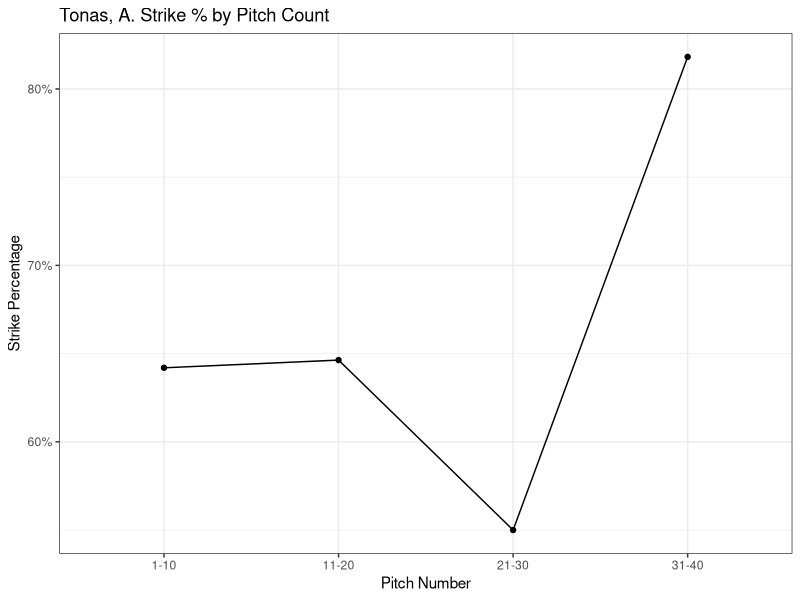
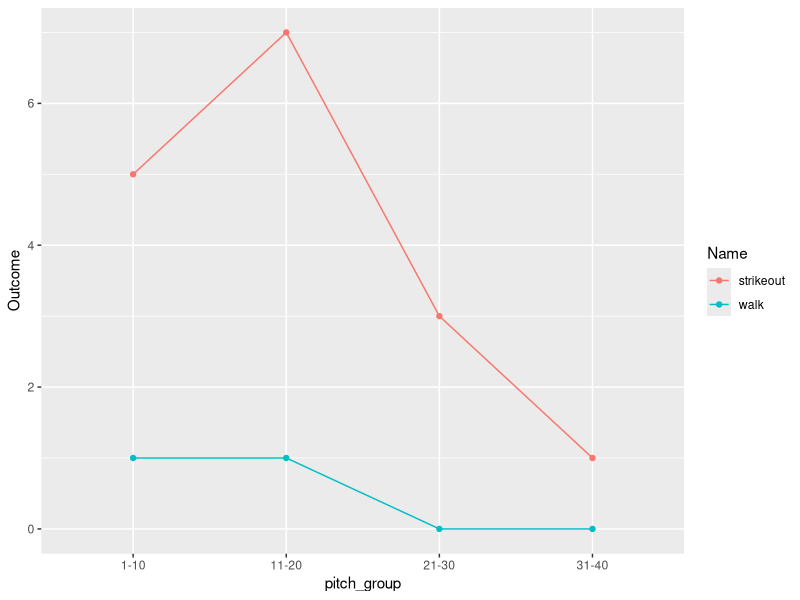

Recreate these plots in R, in order. (Note: this script raises an error after producing the figures.)
#source("Kishor import.R")
library(tidyverse)

d <- read_csv("../data/tonas_clean.csv")

#Strike % by pitch count

d <- d %>% 
	mutate(
		strike = case_when(
			pitch_result %in% c("Strike Swinging", "Strike Taken", "Foul", "BIP") ~ 1,
			TRUE ~ 0
		)) %>% 
		group_by(outing_id) %>% 
	mutate(
		pitch_num_by_outing = row_number()) %>% 
	ungroup() %>% 
	mutate(
		pitch_group_by_ten = (pitch_num_by_outing %/% 10) + 1,
		pg_b = pitch_group_by_ten * 10,
		pg_a = pg_b - 9,
		pitch_group = str_c(pg_a, pg_b, sep = "-")
		)

dd <- d %>% 
	group_by(pitch_group) %>% 
	summarize(
		strike_pct = mean(strike),
		count = n(),
	)

pitcher <- unique(d$pitcher)

ggplot(dd) +
	geom_point(aes(x = pitch_group, y = strike_pct)) +
	geom_line(aes(x = pitch_group, y = strike_pct, group = 1)) +
	scale_y_continuous(labels = scales::percent) +
	labs(title = paste(pitcher, "Strike % by Pitch Count"), y = "Strike Percentage", x = "Pitch Number") +
	theme_bw()


#Ks and BBs by pitch count

d <- d %>% 
  mutate(
    strikeout = case_when(
      non_bip_result %in% c("Strikeout") ~ 1,
      TRUE ~ 0
    )) %>% 
  mutate(
    walk = case_when(
      non_bip_result %in% c("Walk") ~ 1,
      TRUE ~ 0
    ))


dk <- d %>% 
  group_by(pitch_group) %>% 
  summarize(
    Outcome = sum(strikeout),
    Name = "strikeout"
  )

dbb <- d %>% 
  group_by(pitch_group) %>% 
  summarize(
    Outcome = sum(walk),
    Name = "walk"
  ) 

ddd <- rbind(dk, dbb)

ggplot(ddd, aes(x = pitch_group, y = Outcome, group = Name, color = Name)) +
  geom_point() +
  geom_line()
			



# Batting Average Aggregation ---------------------------------------------

d_ba <- d %>% 
    group_by(outing_id, pa_id) %>% 
    summarize(no_result = sum(!is.na(bip_result)) + sum(!is.na(non_bip_result)))

assertthat::assert_that(all(d_ba$no_result == 1))
# fix later


d_ba <- d %>% 
    filter(!is.na(bip_result) | !is.na(non_bip_result)) %>% 
    group_by(pitch_group, outing_id, pa_id) %>% 
    summarize(
        pa_outcome = if_else(!is.na(bip_result), bip_result, non_bip_result)
    ) %>% 
    mutate( # this is what changes for slugging and OBP
        ba_bin = case_when(
            pa_outcome %in% c(
                "Single",
                "Double",
                "Home Run"
            ) ~ 1,
            pa_outcome %in% c(
                "Flyout",
                "Strikeout",
                "Groundout",
                "Lineout",
                "Lined Into Double Play"
            ) ~ 0,
            pa_outcome == "Walk" ~ NA_real_,
            TRUE ~ NA_real_
            # do this for all
        )
    )

d_ba_collapsed <- d_ba %>% 
    group_by(pitch_group) %>% 
    summarize(
        Outcome = mean(ba_bin, na.rm = T),
        Name = ".AVG"
    )


# Slugging Percentage Aggregation --------------------------------------------------------------------

d_slg <- d %>% 
  group_by(outing_id, pa_id) %>% 
  summarize(no_result = sum(!is.na(bip_result)) + sum(!is.na(non_bip_result)))

assertthat::assert_that(all(d_slg$no_result == 1))
# fix later


d_slg <- d %>% 
  filter(!is.na(bip_result) | !is.na(non_bip_result)) %>% 
  group_by(pitch_group, outing_id, pa_id) %>% 
  summarize(
    pa_outcome = if_else(!is.na(bip_result), bip_result, non_bip_result)
  ) %>% 
  mutate( 
    single_bin = case_when(
      pa_outcome %in% c("Single") ~ 1,
      TRUE ~ 0),
    double_bin = case_when(
      pa_outcome %in% c("Double") ~ 1,
      TRUE ~ 0),
    triple_bin = case_when(
      pa_outcome %in% c("Triple") ~ 1,
      TRUE ~ 0),
    hr_bin = case_when(
      pa_outcome %in% c("Home Run") ~ 1,
      TRUE ~ 0),
    at_bat = case_when(
      pa_outcome %in% c("Walk", "Sacrifice Bunt") ~ 0,
      TRUE ~ 1)
  )

d_slg_collapsed <- d_slg %>% 
  group_by(pitch_group) %>% 
  summarize(
    Outcome = (sum(single_bin) + 2*sum(double_bin) + 3*sum(triple_bin) + 4*sum(hr_bin))/sum(at_bat),
    Name = ".SLG"
  )


# On Base Percentage Aggregation --------------------------------------------------------------------

d_obp <- d %>% 
  group_by(outing_id, pa_id) %>% 
  summarize(no_result = sum(!is.na(bip_result)) + sum(!is.na(non_bip_result)))

assertthat::assert_that(all(d_obp$no_result == 1))
# fix later


d_obp <- d %>% 
  filter(!is.na(bip_result) | !is.na(non_bip_result)) %>% 
  group_by(pitch_group, outing_id, pa_id) %>% 
  summarize(
    pa_outcome = if_else(!is.na(bip_result), bip_result, non_bip_result)
  ) %>% 
  mutate( # this is what changes for slugging and OBP
    obp_bin = case_when(
      pa_outcome %in% c(
        "Single",
        "Double",
        "Home Run",
        "Walk"
      ) ~ 1,
      pa_outcome %in% c(
        "Flyout",
        "Strikeout",
        "Groundout",
        "Lineout",
        "Lined Into Double Play"
      ) ~ 0,
      TRUE ~ NA_real_
      # do this for all
    )
  )

d_obp_collapsed <- d_obp %>% 
  group_by(pitch_group) %>% 
  summarize(
    Outcome = mean(obp_bin, na.rm = T),
    Name = ".OBP"
  )

#Graph for performance by pitch count -------------------------------------------------------------

dpitchperf <- rbind(d_ba_collapsed, d_slg_collapsed, d_obp_collapsed)

ggplot(dpitchperf, aes(x = pitch_group, y = Outcome, group = Name, color = Name)) +
  geom_point() +
  geom_line()
